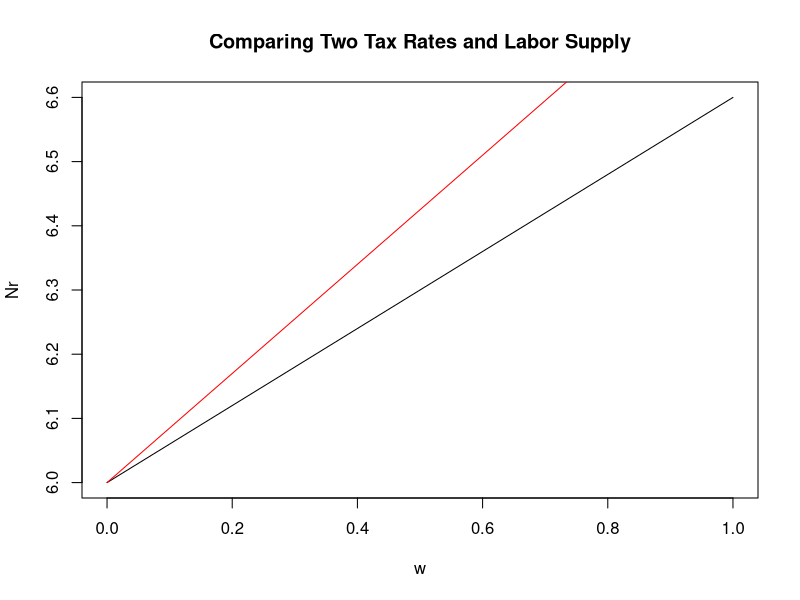
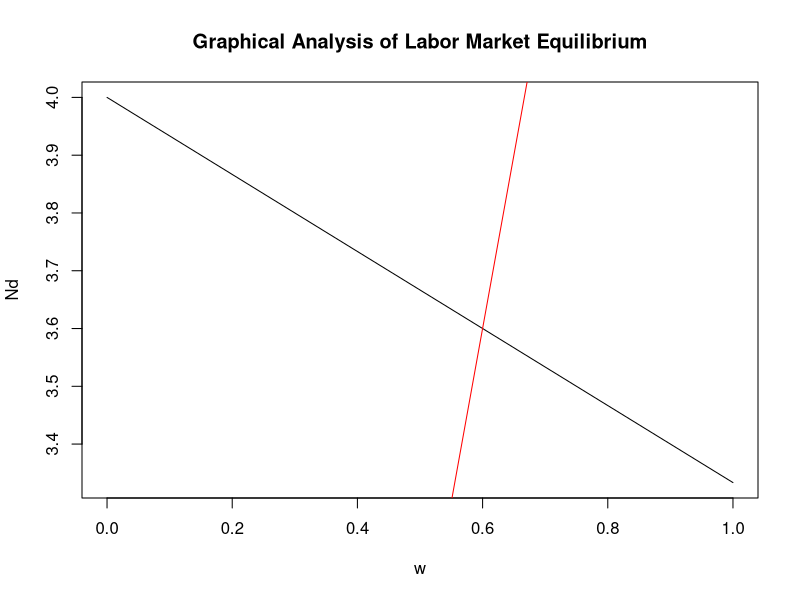
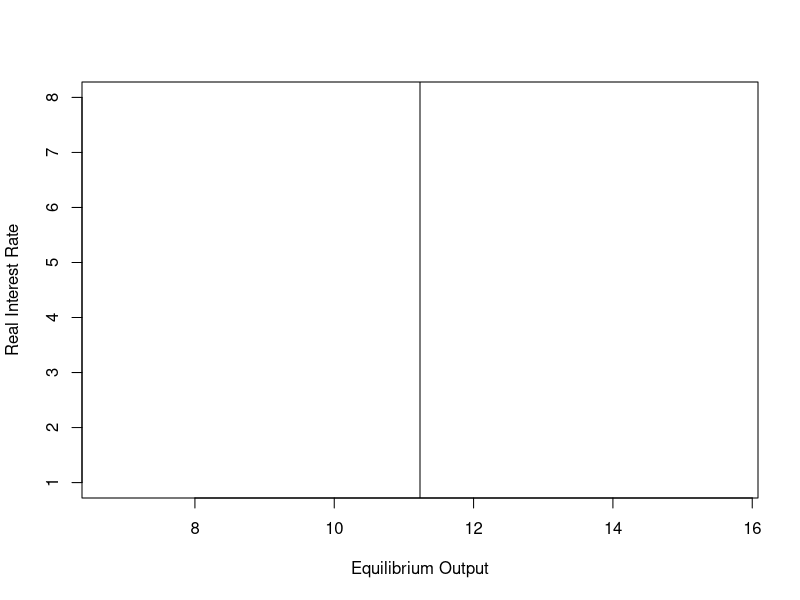
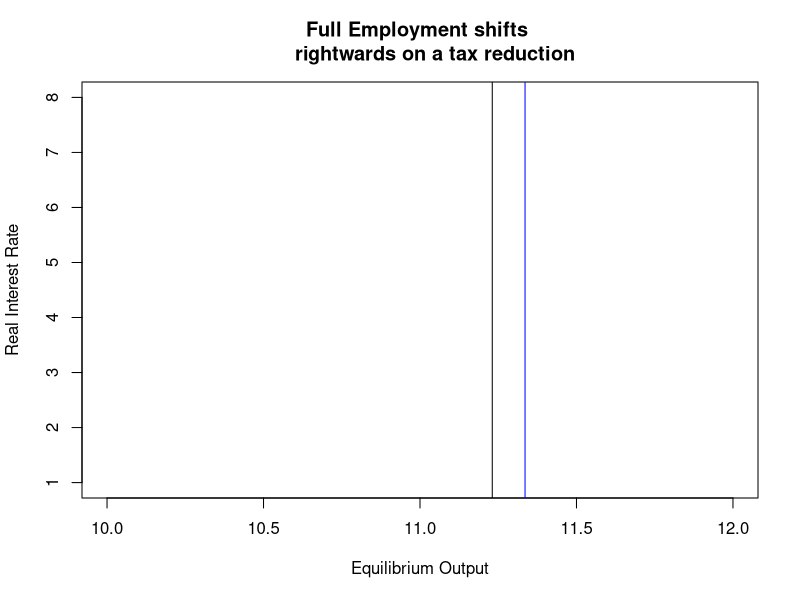
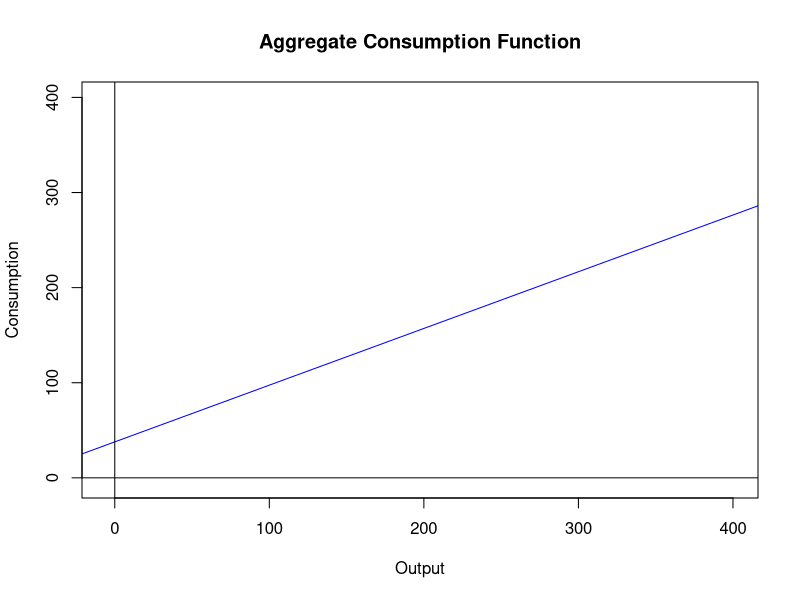
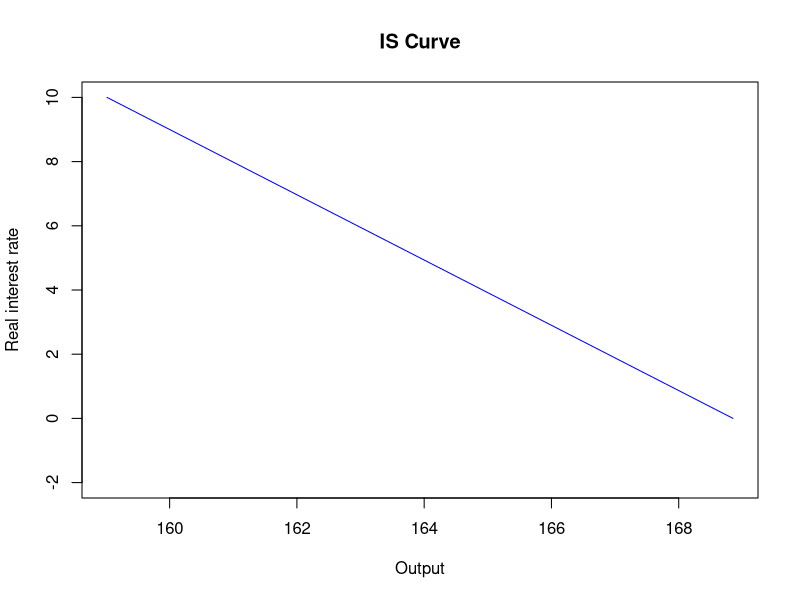

Here is the R script that generated these plots, in order:
## ---- chunk 1
# simulating 100 values of wages from 0 to 1
w = seq(0,1, length = 100) 
n_0 = 6
n_1 = 1
t_p = 0.15
t_r = 0.40
Np = n_0 + n_1 * (1-0.15) * w
Nr = n_0 + n_1 * (1-0.40) * w
## ---- chunk 2
# Rich individual's slope is flatter.
plot( w, Nr, type = "l", 
      main = "Comparing Two Tax Rates and Labor Supply") 
# Poor individual's slope is steeper
lines( w, Np, col = "red") 
## ---- chunk 3
# generating random wage numbers
w = seq(0,1, length = 100) 
# parameter values
gamma1 = 2
gamma2 = 0.5
A = 3
n_0 = 6
n_1 = 1
t = 0.35
# labor demand equation
Nd = (gamma1/gamma2) - (1/(A*gamma2)) * w
# labor supply equation
Ns = n_0 + n_1 * (1-t) * w
## ---- chunk 4
# examining equilibrium graphically
plot( w, Nd, type = "l", 
      main = "Graphical Analysis of Labor Market Equilibrium")
abline( w, Ns, col = "red")
## ---- chunk 5
# parameter values
gamma1 = 2
gamma2 = 0.5
A = 3
n0 = 6
n1 = 1
t = 0.35
Y = A * ( gamma1 * ((n0 + n1 * gamma1 * A * (1-t))
                    /(1+n1 * gamma2 * A * (1-t))) - (1/2) 
          * gamma2 * ((n0 + n1 * gamma1 * A * (1-t))/
                          (1+n1 * gamma2 * A * (1-t)))^2)
Y # our full employment output for given parameter values
## ---- chunk 6
i = seq(0,10, length = 100)
Y = A * ( gamma1 * ((n0 + n1 * gamma1 * A * (1-t))/
            (1+n1 * gamma2 * A * (1-t))) - (1/2) *
            gamma2 * ((n0 + n1 * gamma1 * A * (1-t))/
            (1+n1 * gamma2 * A * (1-t)))^2) + 0*i
## ---- chunk 7
plot(Y,i, type = "l", 
     xlab = "Equilibrium Output", 
     ylab = "Real Interest Rate", ylim = c(1,8))
abline(h=0, col="blue")
## ---- chunk 8
# parameter values
gamma1 = 2
gamma2 = 0.5
A = 3
n0 = 6
n1 = 1
t = 0.35
## ---- chunk 9
Y_old = A * ( gamma1 * ((n0 + n1 * gamma1 * A * (1-t))
            /(1+n1 * gamma2 * A * (1-t))) - (1/2) 
              * gamma2 * ((n0 + n1 * gamma1 * A * (1-t))/
            (1+n1 * gamma2 * A * (1-t)))^2)
t1 = 0.25 # lower taxes
Y_new = A * ( gamma1 * ((n0 + n1 * gamma1 * A * (1-t1))/
            (1+n1 * gamma2 * A * (1-t1))) - (1/2) 
              * gamma2 * ((n0 + n1 * gamma1 * A * (1-t1))/
            (1+n1 * gamma2 * A * (1-t1)))^2)
print(paste(Y_old, "  ", Y_new))
## ---- chunk 10
i = seq(0,10, length = 100)
Y_old = A * ( gamma1 * ((n0 + n1 * gamma1 * A * (1-t))/
            (1+n1 * gamma2 * A * (1-t))) - (1/2) 
              * gamma2 * ((n0 + n1 * gamma1 * A * (1-t))/
            (1+n1 * gamma2 * A * (1-t)))^2) + 0*i
Y_new = A * ( gamma1 * ((n0 + n1 * gamma1 * A * (1-t1))/
            (1+n1 * gamma2 * A * (1-t1))) - (1/2) 
              * gamma2 * ((n0 + n1 * gamma1 * A * (1-t1))/
            (1+n1 * gamma2 * A * (1-t1)))^2) + 0*i
## ---- chunk 11
plot(Y_old,i, type = "l", xlab = "Equilibrium Output", 
     ylab = "Real Interest Rate", 
     ylim = c(1,8), xlim = c(10,12), 
     main = "Full Employment shifts 
     rightwards on a tax reduction")
lines(Y_new, i, col="blue")
## ---- chunk 12
c0 = 50
cy = 0.6
T = 20
cr = 0.2
r = seq(0,10, length = 100)
Y = seq(-50, 500, length = 100)
C = c0 + cy * ( Y-T) - cr * r
## ---- chunk 13
plot(Y,C, type = "l", xlab = "Output", 
     ylab = "Consumption", ylim = c(-5,400),
     xlim = c(-5,400), 
     main = "Aggregate Consumption Function", col = "blue")
abline(v = 0, h=0, col="black")
## ---- chunk 14
c0 = 50
cy = 0.6
i0 = 30
G = 20
t0 = 5
t = 0.35
cr = 0.2
ir = 0.4
beta0 = (c0 + cy* t0 + i0 + G)/(1-cy *(1-t))
beta1 = (cr + ir)/(1-cy * (1-t))
r = seq(0,10, length = 100)
Y = beta0 - beta1 * r
## ---- chunk 15
plot(Y, r, type = "l", xlab = "Output", 
     ylab = "Real interest rate", 
     ylim = c(-2,10), 
     main = "IS Curve", col = "blue")
## ---- chunk 16
# specify the parameter values in R
n0 = 1
A = 1
alpha = 0.3
K = 2
t = 0.5
n1 = 0.2
beta = 1
## ---- chunk 17
# write the expression in R
Yfe = (A * n0^(alpha/(alpha-1)) * 
           K^(beta*(alpha-2)/(alpha-1))) /
    (1 - alpha * n1 * A * (1-t))^(alpha/(alpha-1))
# remember to put brackets properly
cat(c("Your full employment output is ", Yfe))
## ---- chunk 18
variables <- c("c_0", "c_y", "c_r", "c_g", "i_0" ,"i_r", "G")
values <- c(100, 0.8, 500, 0.5, 100, 500, 200)
x <- data.frame(variables, values)
